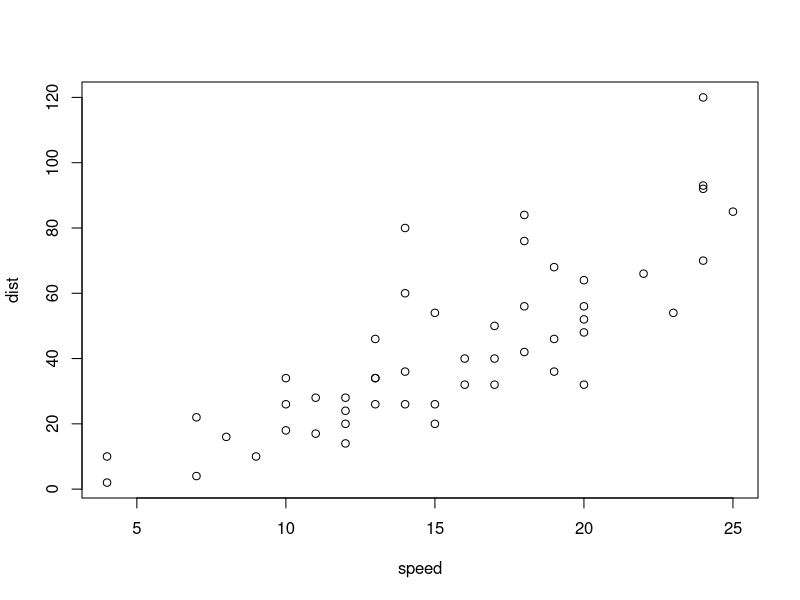
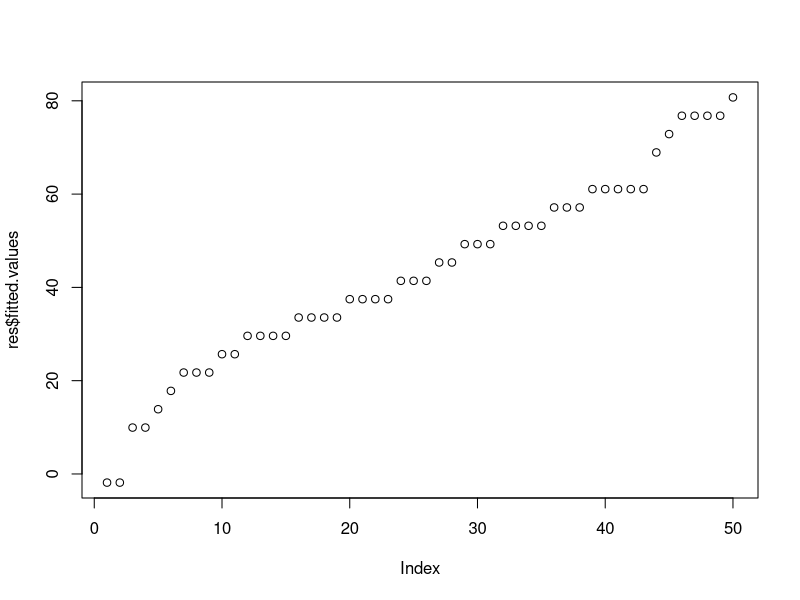
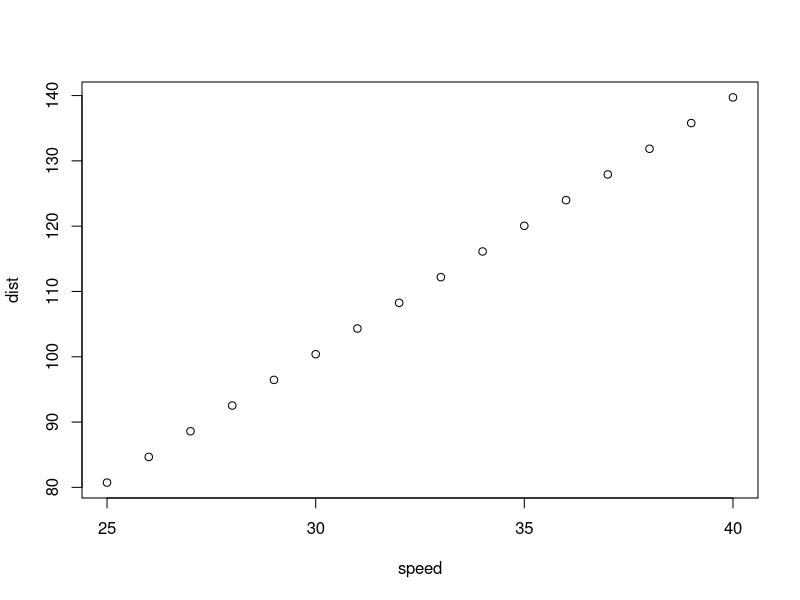

These charts were generated, in order, by the following R code:
library(datasets)
A <- cars
plot(A)
res<-lm(dist~speed, data = A)
plot(res$fitted.values)
new <-data.frame(speed=25:40)
dist <- c(predict(res,newdata = new))
new <- cbind(new, dist)
plot(new)
new2 <-data.frame(speed=40)
pred <- predict(res,newdata = new2)
print(pred)
